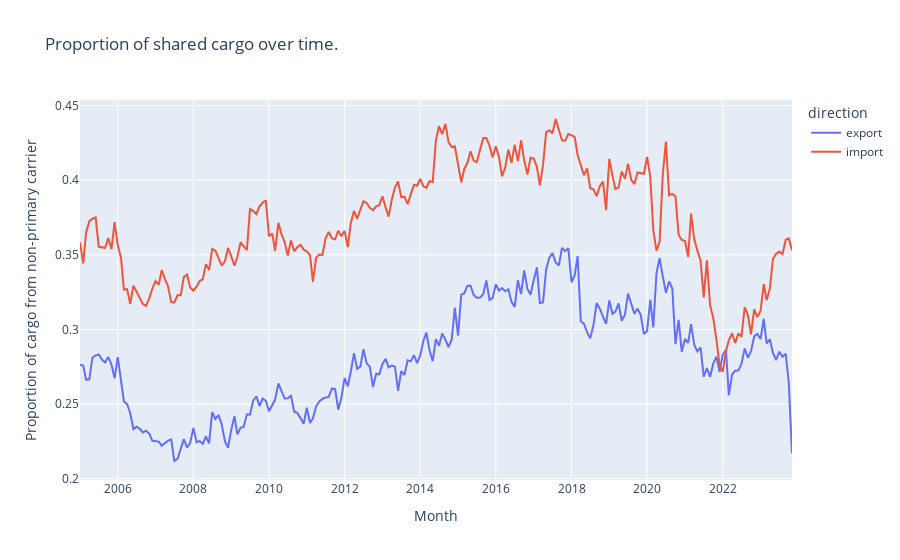

Here is the notebook cell this chart was saved with:
### Code cell
ilf = add_primary_carrier_alt(imports_lf)
elf = add_primary_carrier_alt(exports_lf)
lf = pl.concat([ilf, elf], how='diagonal')

sharing_over_time_plotly_alt(
    data_lf=lf,
    group_var='direction',
    title='Proportion of shared cargo over time.')

### Figure 1 — Plotly figure (JSON) as saved in the notebook; plotly's stock layout.template omitted (floating-point values rounded to 4 significant figures; data arrays with more than 128 entries replaced by an {"elided": "..."} marker saying what was removed)
{"data": [{"hovertemplate": "direction=export<br>Month=%{x}<br>Proportion of cargo from non-primary carrier=%{y}<extra></extra>", "legendgroup": "export", "line": {"color": "#636efa", "dash": "solid"}, "marker": {"symbol": "circle"}, "mode": "lines", "name": "export", "orientation": "v", "showlegend": true, "type": "scatter", "x": {"elided": "227 str values"}, "xaxis": "x", "y": {"elided": "227 float values"}, "yaxis": "y"}, {"hovertemplate": "direction=import<br>Month=%{x}<br>Proportion of cargo from non-primary carrier=%{y}<extra></extra>", "legendgroup": "import", "line": {"color": "#EF553B", "dash": "solid"}, "marker": {"symbol": "circle"}, "mode": "lines", "name": "import", "orientation": "v", "showlegend": true, "type": "scatter", "x": {"elided": "227 str values"}, "xaxis": "x", "y": {"elided": "227 float values"}, "yaxis": "y"}], "layout": {"legend": {"title": {"text": "direction"}, "tracegroupgap": 0}, "title": {"text": "Proportion of shared cargo over time."}, "xaxis": {"anchor": "y", "domain": [0, 1], "title": {"text": "Month"}}, "yaxis": {"anchor": "x", "domain": [0, 1], "title": {"text": "Proportion of cargo from non-primary carrier"}}}}
